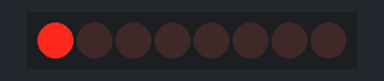
A sketch run on a simulated Arduino Uno, built with avr-gcc and run on an emulated ATmega328P. Shown: 8 shift-register outputs drawn as a row of LEDs (first output left, lit = HIGH). Wiring (inferred from the names in the program): shift register (74HC595): data pin 14; shift clock pin 13; latch pin 12; OE pin 5. Wiring (inferred from the signals the program sends): row of LEDs: on Q0, Q1, Q2, Q3, Q4, Q5, Q6, Q7.

Above: at 0.05 s.
At 0.45 s:
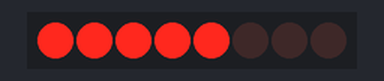
At 0.85 s:
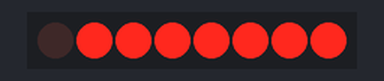
At 1.75 s:
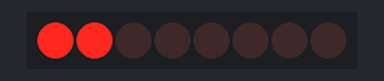
At 2.65 s:
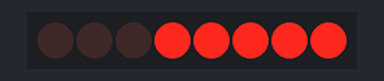
At 3.55 s:
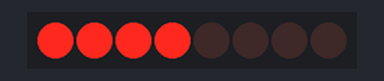
Timing chart, 0 to 3.9 s (numbered marks = the images above):
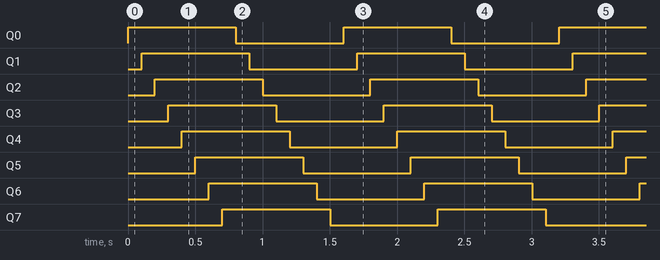

Measured:
- by itself, Q0–7: alternates HIGH for 0.80 s and LOW for 0.80 s
- by itself, everything shown: repeats every 1.6 s, in 16 steps

The sketch:

ESP12F_Relay_30A_X8_cycle_wowki.ino
```cpp
// Thanks to Petre Cristi for help
#define LATCH_PIN 12  // Latch pin- INLOCUIESTI 9 cu 12 si vei avea: #define LATCH_PIN 12
#define CLOCK_PIN 13  // Clock pin INLOCUIESTI 10 cu 13
#define DATA_PIN  14  // Data pin INLOCUIESTI 8 cu 14
#define OE_PIN 5 // Not used

enum RELAY_ID {
    RELAY_ID_1,
    RELAY_ID_2,
    RELAY_ID_3,
    RELAY_ID_4,
    RELAY_ID_5,
    RELAY_ID_6,
    RELAY_ID_7,
    RELAY_ID_8,
 };

enum RELAY_STATE {
    RELAY_STATE_OFF,
    RELAY_STATE_ON,
};


uint8_t Relays_Status_Current = 0;
uint8_t Relays_Status_Stored = 0;

void Update_Relays_State();
void Set_Relay_Status(RELAY_ID ID, RELAY_STATE STATE);
RELAY_STATE Get_Relay_Status(RELAY_ID ID);
void Init_Shifter_Pins();

void setup() {
  Serial.begin(115200);
  Init_Shifter_Pins();
}

void loop() {
  for(int i = 0; i<=7; i++)
  {
    Set_Relay_Status((RELAY_ID)i, RELAY_STATE_ON);
    Update_Relays_State();
    delay(100);
  }

  for(int i = 0; i<=7; i++)
  {
    Set_Relay_Status((RELAY_ID)i, RELAY_STATE_OFF);
    Update_Relays_State();
    delay(100);
  }
}


void Update_Relays_State()
{
  //Check if the State has changed
  if (Relays_Status_Current != Relays_Status_Stored)
  {
    //Update the EEPROM

    //Set Relays_Status_Stored to Relays_Status_Current
    Relays_Status_Stored = Relays_Status_Current;
    //Send data to Shifter
    digitalWrite(LATCH_PIN, LOW);
    //shiftOut(DATA_PIN, CLOCK_PIN, MSBFIRST, (Relays_Status_Stored >> 8 ));
    shiftOut(DATA_PIN, CLOCK_PIN, MSBFIRST, Relays_Status_Stored);
    digitalWrite(LATCH_PIN, HIGH);

  }
}

void Set_Relay_Status(RELAY_ID ID, RELAY_STATE STATE)
{
  bitWrite(Relays_Status_Current, ID, STATE);
}

RELAY_STATE Get_Relay_Status(RELAY_ID ID)
{
  return (RELAY_STATE)bitRead(Relays_Status_Current, ID);
}

void Init_Shifter_Pins()
{
  // Set all the pins of 74HC595 as OUTPUT
  pinMode(LATCH_PIN, OUTPUT);
  pinMode(DATA_PIN, OUTPUT);
  pinMode(CLOCK_PIN, OUTPUT);
  pinMode(OE_PIN, OUTPUT);
}
```
